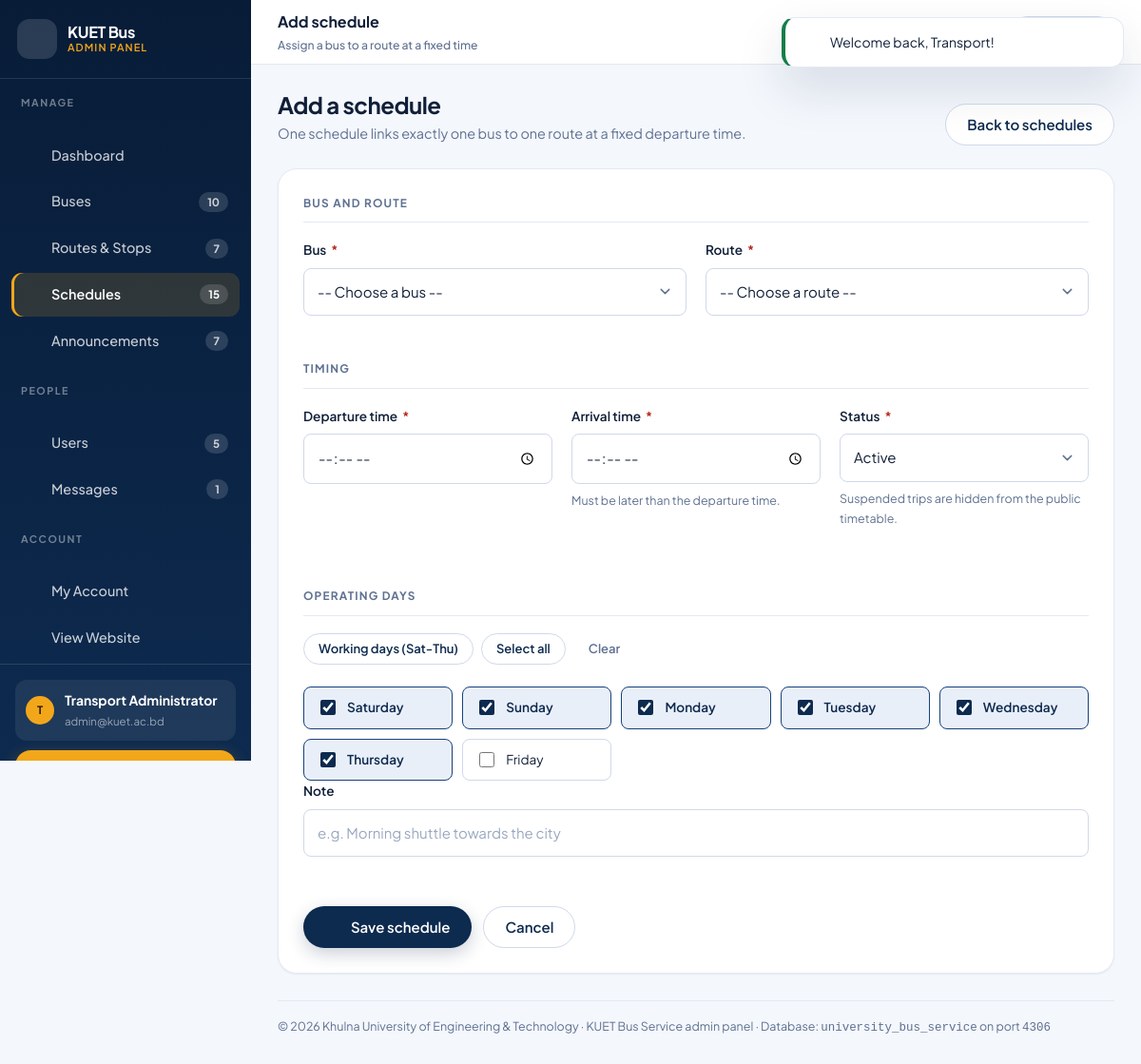
Screenshot of /admin/schedules/create.php (signed in) with the database file from the repository.
### tables this page shows
CREATE TABLE `users` (
    `id`         INT UNSIGNED NOT NULL AUTO_INCREMENT,
    `full_name`  VARCHAR(100)  NOT NULL,
    `email`      VARCHAR(150)  NOT NULL,
    `password`   VARCHAR(255)  NOT NULL,           
    `student_id` VARCHAR(30)       NULL,
    `department` VARCHAR(100)      NULL,
    `phone`      VARCHAR(20)       NULL,
    `role`       ENUM('user','admin') NOT NULL DEFAULT 'user',
    `created_at` TIMESTAMP     NOT NULL DEFAULT CURRENT_TIMESTAMP,
    `updated_at` TIMESTAMP     NOT NULL DEFAULT CURRENT_TIMESTAMP ON UPDATE CURRENT_TIMESTAMP,
    PRIMARY KEY (`id`),
    UNIQUE KEY `uq_users_email` (`email`),
    KEY `idx_users_role` (`role`)
);

### config/database.php (called while the page is built, shortened)
<?php
function db(): PDO
{
    static $pdo = null;
    if ($pdo instanceof PDO) {
        return $pdo;
    }
    $dsn = 'mysql:host=' . DB_HOST . ';port=' . DB_PORT . ';dbname=' . DB_NAME . ';charset=' . DB_CHARSET;
    $options = [
        PDO::ATTR_ERRMODE            => PDO::ERRMODE_EXCEPTION,
        PDO::ATTR_DEFAULT_FETCH_MODE => PDO::FETCH_ASSOC,
        PDO::ATTR_EMULATE_PREPARES   => false,
        PDO::ATTR_STRINGIFY_FETCHES  => false,
    ];
    try {
        $pdo = new PDO($dsn, DB_USER, DB_PASS, $options);
    } catch (PDOException $e) {
        error_log('[DB] ' . $e->getMessage());
        http_response_code(500);
        $detail = APP_DEBUG ? htmlspecialchars($e->getMessage(), ENT_QUOTES, 'UTF-8') : '';
        die(
            '<!doctype html><html lang="en"><head><meta charset="utf-8">'
            . '<meta name="viewport" content="width=device-width, initial-scale=1">'
            . '<title>Database unavailable</title>'
            . '<style>body{font-family:system-ui,Segoe UI,Arial,sans-serif;background:#f4f6fb;color:#102a53;'
            . 'display:flex;min-height:100vh;align-items:center;justify-content:center;margin:0;padding:24px}'
            . '.box{background:#fff;max-width:560px;padding:40px;border-radius:18px;'
            . 'box-shadow:0 20px 45px rgba(16,42,83,.12)}h1{margin:0 0 12px;font-size:22px}'
            . 'code{background:#eef2f9;padding:2px 6px;border-radius:6px;font-size:13px}'
            . 'li{margin-bottom:6px;line-height:1.6}</style></head><body><div class="box">'
            . '<h1>Cannot connect to the database</h1>'
            . '<p>The site could not reach the MySQL server. Please check the following:</p><ul>'
            . '<li>XAMPP &rarr; MySQL module is <strong>running</strong>.</li>'
            . '<li>MySQL is listening on port <code>' . DB_PORT . '</code>.</li>'
            . '<li>The database <code>' . DB_NAME . '</code> has been imported from '
            . '<code>database/university_bus_service.sql</code>.</li>'
            . '</ul>' . ($detail ? '<p><small>' . $detail . '</small></p>' : '')
            . '</div></body></html>'
        );
    }
    return $pdo;
}

### includes/auth.php (called while the page is built, shortened)
<?php
function isLoggedIn(): bool
{
    return !empty($_SESSION['user_id']);
}
function currentUser(): ?array
{
    $user = fetchOne(
        'SELECT id, full_name, email, student_id, department, phone, role FROM users WHERE id = ?',
        [(int) $_SESSION['user_id']]
    );
    return $user;
}

### admin/schedules/_form.php (the view, shortened to what this page needs)
<?php
$weekDays = explode(',', OPERATING_DAYS);
?>
<form class="form-card form js-validate" method="post" action="<?= e($formAction) ?>">
    <div class="form-section">
        <p class="form-section__title">Bus and route</p>
        <div class="form-row">
            <div class="field">
                <label class="field__label" for="bus_id">
                    Bus <span class="req" aria-hidden="true">*</span>
                </label>
                <select class="select" id="bus_id" name="bus_id"
                        data-label="Bus" data-rule-required required>
                    <option value="">-- Choose a bus --</option>
                </select>
            </div>
            <div class="field">
                <label class="field__label" for="route_id">
                    Route <span class="req" aria-hidden="true">*</span>
                </label>
                <select class="select" id="route_id" name="route_id"
                        data-label="Route" data-rule-required required>
                    <option value="">-- Choose a route --</option>
                </select>
            </div>
        </div>
    </div>
    <div class="form-section">
        <p class="form-section__title">Timing</p>
        <div class="form-row">
            <div class="field">
                <label class="field__label" for="departure_time">
                    Departure time <span class="req" aria-hidden="true">*</span>
                </label>
                <input class="input" type="time" id="departure_time" name="departure_time"
                       value="<?= e($schedule['departure_time']) ?>"
                       data-label="Departure time" data-rule-required data-rule-time required>
            </div>
            <div class="field">
                <label class="field__label" for="arrival_time">
                    Arrival time <span class="req" aria-hidden="true">*</span>
                </label>
                <input class="input" type="time" id="arrival_time" name="arrival_time"
                       value="<?= e($schedule['arrival_time']) ?>"
                       data-label="Arrival time" data-rule-required data-rule-time required>
                <p class="field__hint">Must be later than the departure time.</p>
            </div>
            <div class="field">
                <label class="field__label" for="status">
                    Status <span class="req" aria-hidden="true">*</span>
                </label>
                <select class="select" id="status" name="status" data-label="Status" required>
                    <?php foreach (['Active', 'Suspended'] as $opt): ?>
                        <option value="<?= e($opt) ?>" <?= $schedule['status'] === $opt ? 'selected' : '' ?>>
                            <?= e($opt) ?>
                        </option>
                    <?php endforeach; ?>
                </select>
                <p class="field__hint">Suspended trips are hidden from the public timetable.</p>
            </div>
        </div>
    </div>
    <div class="form-section">
        <p class="form-section__title">Operating days</p>
        <div class="field">
            <div class="cluster mb-2" style="gap:8px;">
                <button class="btn btn--outline btn--sm" type="button" id="daysWorking">Working days (Sat-Thu)</button>
                <button class="btn btn--outline btn--sm" type="button" id="daysAll">Select all</button>
                <button class="btn btn--ghost btn--sm" type="button" id="daysNone">Clear</button>
            </div>
            <div class="check-grid">
                <?php foreach ($weekDays as $day): ?>
                    <label class="check-pill">
                        <input type="checkbox" name="operating_days[]" value="<?= e($day) ?>"
                               data-label="operating day" data-rule-group
                               <?= in_array($day, $selectedDays, true) ? 'checked' : '' ?>>
                        <span><?= e($day) ?></span>
                    </label>
                <?php endforeach; ?>
            </div>
        </div>
        <div class="field">
            <label class="field__label" for="notes">Note</label>
            <input class="input" type="text" id="notes" name="notes"
                   value="<?= e($schedule['notes']) ?>" maxlength="255"
                   placeholder="e.g. Morning shuttle towards the city"
                   data-label="Note" data-rule-max="255">
        </div>
    </div>
    <div class="form-actions">
        <button class="btn btn--primary" type="submit"><?= icon('check') ?> <?= e($submitLabel) ?></button>
        <a class="btn btn--outline" href="<?= e(url('admin/schedules/index.php')) ?>">Cancel</a>
    </div>
</form>

### includes/admin_header.php (shortened to what this page needs)
<?php
$pageTitle    = $pageTitle    ?? 'Dashboard';
$pageSubtitle = $pageSubtitle ?? 'Transport Office control panel';
$adminSection = $adminSection ?? 'dashboard';
$admin        = currentUser();
$sideCounts = [
    'buses'         => (int) fetchValue('SELECT COUNT(*) FROM buses'),
    'routes'        => (int) fetchValue('SELECT COUNT(*) FROM routes'),
    'schedules'     => (int) fetchValue('SELECT COUNT(*) FROM schedules'),
    'announcements' => (int) fetchValue('SELECT COUNT(*) FROM announcements'),
    'users'         => (int) fetchValue('SELECT COUNT(*) FROM users'),
    'messages'      => (int) fetchValue('SELECT COUNT(*) FROM contact_messages WHERE is_read = 0'),
];
$sideNav = [
    'Manage' => [
        ['key' => 'dashboard',     'label' => 'Dashboard',     'icon' => 'grid',      'href' => 'admin/index.php'],
        ['key' => 'buses',         'label' => 'Buses',         'icon' => 'bus',       'href' => 'admin/buses/index.php',         'count' => $sideCounts['buses']],
        ['key' => 'routes',        'label' => 'Routes & Stops','icon' => 'route',     'href' => 'admin/routes/index.php',        'count' => $sideCounts['routes']],
        ['key' => 'schedules',     'label' => 'Schedules',     'icon' => 'clock',     'href' => 'admin/schedules/index.php',     'count' => $sideCounts['schedules']],
        ['key' => 'announcements', 'label' => 'Announcements', 'icon' => 'megaphone', 'href' => 'admin/announcements/index.php', 'count' => $sideCounts['announcements']],
    ],
    'People' => [
        ['key' => 'users',    'label' => 'Users',    'icon' => 'users', 'href' => 'admin/users/index.php',    'count' => $sideCounts['users']],
        ['key' => 'messages', 'label' => 'Messages', 'icon' => 'inbox', 'href' => 'admin/messages/index.php', 'count' => $sideCounts['messages']],
    ],
    'Account' => [
        ['key' => 'profile', 'label' => 'My Account',  'icon' => 'settings', 'href' => 'admin/profile.php'],
        ['key' => 'site',    'label' => 'View Website','icon' => 'eye',      'href' => 'index.php'],
    ],
];
?>
<!doctype html>
<html lang="en">
<head>
    <link rel="stylesheet" href="<?= e(asset('assets/css/style.css')) ?>">
    <link rel="stylesheet" href="<?= e(asset('assets/css/admin.css')) ?>">
    <link rel="stylesheet" href="<?= e(asset('assets/css/responsive.css')) ?>">
</head>
<body class="admin-body">
<div class="admin">
    <aside class="admin-side" id="adminSide" aria-label="Admin navigation">
        <div class="admin-side__head">
            <a class="brand" href="<?= e(url('admin/index.php')) ?>">
                <span class="brand__mark"><?= icon('bus') ?></span>
                <span class="brand__text">
                    <b><?= e(UNIVERSITY_SHORT) ?> Bus</b>
                    <span>Admin Panel</span>
                </span>
            </a>
        </div>
        <?php foreach ($sideNav as $group => $items): ?>
            <div class="admin-side__group">
                <p class="admin-side__label"><?= e($group) ?></p>
                <ul class="admin-side__nav">
                    <?php foreach ($items as $item): ?>
                        <li>
                            <a href="<?= e(url($item['href'])) ?>"
                               class="<?= $adminSection === $item['key'] ? 'active' : '' ?>"
                               <?= $adminSection === $item['key'] ? 'aria-current="page"' : '' ?>>
                                <?= icon($item['icon']) ?>
                                <span><?= e($item['label']) ?></span>
                                <?php if (!empty($item['count'])): ?>
                                    <span class="admin-side__count"><?= e($item['count']) ?></span>
                                <?php endif; ?>
                            </a>
                        </li>
                    <?php endforeach; ?>
                </ul>
            </div>
        <?php endforeach; ?>
        <div class="admin-side__foot">
            <div class="admin-side__user">
                <span class="nav-user__avatar" aria-hidden="true">
                    <?= e(strtoupper(mb_substr($admin['full_name'], 0, 1))) ?>
                </span>
                <span>
                    <b><?= e($admin['full_name']) ?></b>
                    <span><?= e($admin['email']) ?></span>
                </span>
            </div>
            <a class="btn btn--accent btn--sm btn--block" href="<?= e(url('logout.php')) ?>">
                <?= icon('logout') ?> Log out
            </a>
        </div>
    </aside>
    <div class="admin__main">
        <header class="admin-top">
            <div class="admin-top__title">
                <?= e($pageTitle) ?>
                <span><?= e($pageSubtitle) ?></span>
            </div>
            <div class="admin-top__actions">
                <a class="btn btn--outline btn--sm" href="<?= e(url('index.php')) ?>" target="_blank" rel="noopener">
                </a>
            </div>
        </header>
        <main class="admin__content" id="adminMain">

### assets/css/admin.css (style rules this page uses)
body.admin-body { background: var(--background); display: block; min-height: 100vh; }
.admin { display: grid; grid-template-columns: 264px minmax(0, 1fr); min-height: 100vh; }
.admin__main { min-width: 0; display: flex; flex-direction: column; }
.admin__content { padding: 28px; flex: 1 1 auto; }
.admin-side { background: linear-gradient(180deg, var(--primary-dark), var(--primary)); color: rgba(255, 255, 255, .75); display: flex; flex-direction: column; position: sticky; top: 0; height: 100vh; overflow-y: auto; z-index: 60; }
.admin-side__head { padding: 20px 18px; border-bottom: 1px solid rgba(255, 255, 255, .12); display: flex; align-items: center; justify-content: space-between; gap: 10px; }
.admin-side__head .brand { color: #fff; }
.admin-side__head .brand__mark { background: rgba(255, 255, 255, .14); box-shadow: none; }
.admin-side__head .brand__text span { color: var(--accent); }
.admin-side__group { padding: 16px 12px 4px; }
.admin-side__label { padding: 0 10px 8px; font-size: .67rem; font-weight: 700; letter-spacing: .14em; text-transform: uppercase; color: rgba(255, 255, 255, .42); }
.admin-side__nav { list-style: none; display: grid; gap: 3px; }
.admin-side__nav a { display: flex; align-items: center; gap: 12px; padding: 11px 12px; border-radius: 11px; color: rgba(255, 255, 255, .78); font-size: .9rem; font-weight: 500; transition: background var(--t-fast), color var(--t-fast); }
.admin-side__nav a.active { background: rgba(242, 167, 27, .16); color: #fff; font-weight: 600; box-shadow: inset 3px 0 0 var(--accent); }
.admin-side__count { margin-left: auto; background: rgba(255, 255, 255, .14); border-radius: var(--radius-pill); padding: 1px 9px; font-size: .72rem; font-weight: 700; }
.admin-side__foot { margin-top: auto; padding: 16px; border-top: 1px solid rgba(255, 255, 255, .12); display: grid; gap: 10px; }
.admin-side__user { display: flex; align-items: center; gap: 11px; padding: 11px; border-radius: 12px; background: rgba(255, 255, 255, .08); }
.admin-side__user b { display: block; color: #fff; font-size: .87rem; }
.admin-side__user span { font-size: .72rem; color: rgba(255, 255, 255, .55); }
.admin-side__user .nav-user__avatar { background: var(--accent); color: #2c1c00; }
.admin-top { position: sticky; top: 0; z-index: 55; background: rgba(255, 255, 255, .95); backdrop-filter: blur(8px); border-bottom: 1px solid var(--border); padding: 0 28px; min-height: 68px; display: flex; align-items: center; gap: 14px; }
.admin-top__title { font-size: 1rem; font-weight: 700; }
.admin-top__title span { display: block; font-size: .76rem; font-weight: 500; color: var(--muted); }
.admin-top__actions { margin-left: auto; display: flex; align-items: center; gap: 9px; }
.form-card { background: var(--surface); border: 1px solid var(--border); border-radius: var(--radius-lg); box-shadow: var(--shadow-xs); padding: 26px; }
.form-section { margin-bottom: 26px; }
.form-section__title { font-size: .74rem; font-weight: 700; text-transform: uppercase; letter-spacing: .1em; color: var(--muted); padding-bottom: 10px; margin-bottom: 18px; border-bottom: 1px solid var(--border); }

### assets/css/responsive.css (style rules this page uses)
@media (max-width: 1200px) { :root { --section-y: 66px; } }

### rows the page displays
users: full_name "T", full_name "Transport Administrator", email "admin@kuet.ac.bd"

### other values shown
UNIVERSITY_SHORT "KUET"
$group "MANAGE"
$item['label'] "Dashboard"
$item['label'] "Buses"
$item['count'] "10"
$item['label'] "Routes & Stops"
$item['count'] "7"
$item['label'] "Schedules"
$item['count'] "15"
$item['label'] "Announcements"
$group "PEOPLE"
$item['label'] "Users"
$item['count'] "5"
$item['label'] "Messages"
$item['count'] "1"
